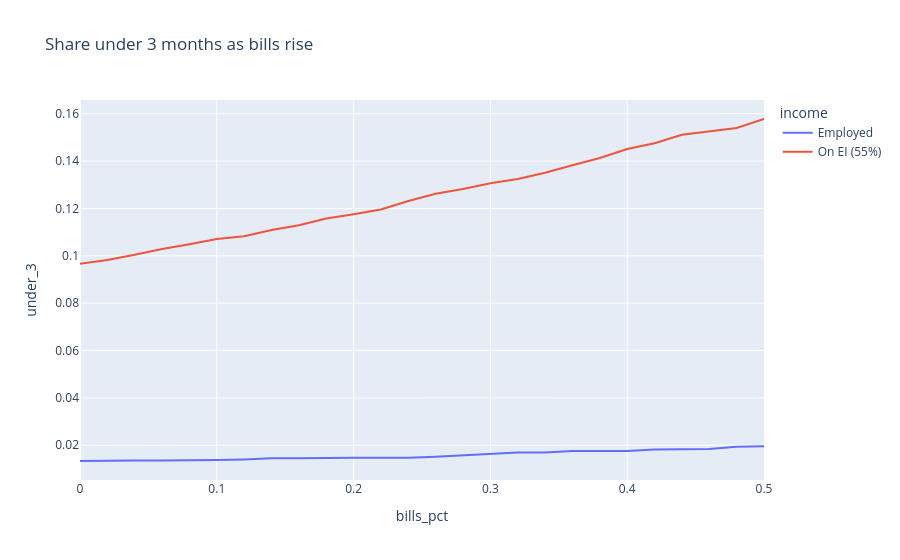

Notebook source saved alongside this figure:
### Markdown cell above
## 5. Tipping point

Judges' formula across the bank as bills rise, with and without EI; then the C++ Monte Carlo sweep of the chance of lasting 6 months.

### Code cell
tp = discovery.tipping_point()
px.line(tp, x='bills_pct', y='under_3', color='income', title='Share under 3 months as bills rise').show()
discovery.survival_sweep()

### Figure 1 — Plotly figure (JSON) as saved in the notebook; plotly's stock layout.template omitted (floating-point values rounded to 4 significant figures)
{"data": [{"hovertemplate": "income=Employed<br>bills_pct=%{x}<br>under_3=%{y}<extra></extra>", "legendgroup": "Employed", "line": {"color": "#636efa", "dash": "solid"}, "marker": {"symbol": "circle"}, "mode": "lines", "name": "Employed", "orientation": "v", "showlegend": true, "type": "scatter", "x": [0.0, 0.02, 0.04, 0.06, 0.08, 0.1, 0.12, 0.14, 0.16, 0.18, 0.2, 0.22, 0.24, 0.26, 0.28, 0.3, 0.32, 0.34, 0.36, 0.38, 0.4, 0.42, 0.44, 0.46, 0.48, 0.5], "xaxis": "x", "y": [0.01333, 0.01356, 0.01356, 0.01356, 0.01356, 0.01378, 0.014, 0.01444, 0.01444, 0.01467, 0.01467, 0.01467, 0.01467, 0.01511, 0.01578, 0.01622, 0.01689, 0.01689, 0.01756, 0.01756, 0.01756, 0.01822, 0.01822, 0.01844, 0.01933, 0.01956], "yaxis": "y"}, {"hovertemplate": "income=On EI (55%)<br>bills_pct=%{x}<br>under_3=%{y}<extra></extra>", "legendgroup": "On EI (55%)", "line": {"color": "#EF553B", "dash": "solid"}, "marker": {"symbol": "circle"}, "mode": "lines", "name": "On EI (55%)", "orientation": "v", "showlegend": true, "type": "scatter", "x": [0.0, 0.02, 0.04, 0.06, 0.08, 0.1, 0.12, 0.14, 0.16, 0.18, 0.2, 0.22, 0.24, 0.26, 0.28, 0.3, 0.32, 0.34, 0.36, 0.38, 0.4, 0.42, 0.44, 0.46, 0.48, 0.5], "xaxis": "x", "y": [0.09667, 0.09822, 0.1004, 0.1029, 0.1049, 0.1071, 0.1082, 0.1109, 0.1129, 0.1158, 0.1176, 0.1196, 0.1231, 0.1262, 0.1282, 0.1307, 0.1324, 0.1351, 0.1382, 0.1413, 0.1451, 0.1476, 0.1511, 0.1524, 0.154, 0.1578], "yaxis": "y"}], "layout": {"legend": {"title": {"text": "income"}, "tracegroupgap": 0}, "title": {"text": "Share under 3 months as bills rise"}, "xaxis": {"anchor": "y", "domain": [0.0, 1.0], "title": {"text": "bills_pct"}}, "yaxis": {"anchor": "x", "domain": [0.0, 1.0], "title": {"text": "under_3"}}}}
